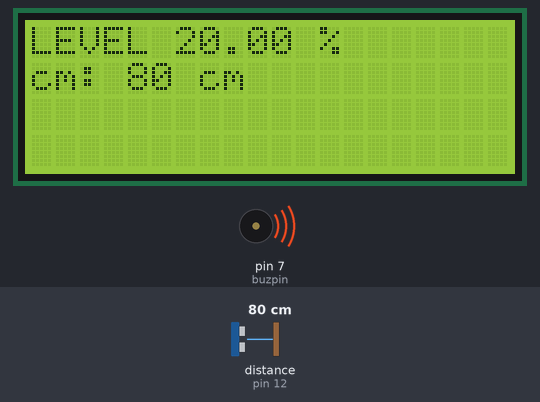
Bench run of a sketch on a simulated Arduino Uno, built with avr-gcc and run on an emulated ATmega328P. On the bench: 20×4 character LCD, buzzer (waves = sounding, pin HIGH). Wiring (inferred from the names in the program): ultrasonic range finder: trigger pin 13; echo pin 12. The test bench sets the inputs (shaded band); at power-on: distance to the obstacle (sensor on pin 12) 80 cm. The echo pulse lasts 58.3 µs per cm; pins used as bus, display or sensor lines are not drawn; what the sketch prints to the serial monitor is not drawn.

Above: at 1.2 s.
1.3 s: distance to the obstacle (sensor on pin 12) set to 2 cm
At 2.2 s:
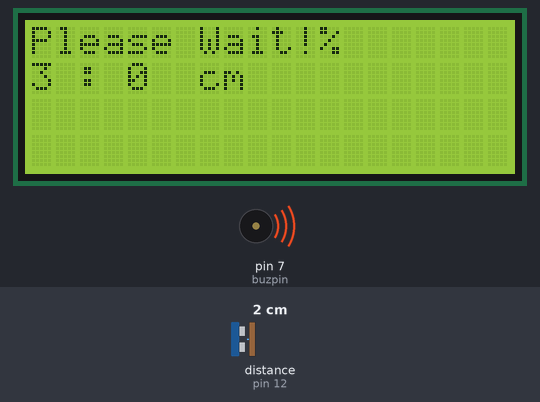
At 3.1 s:
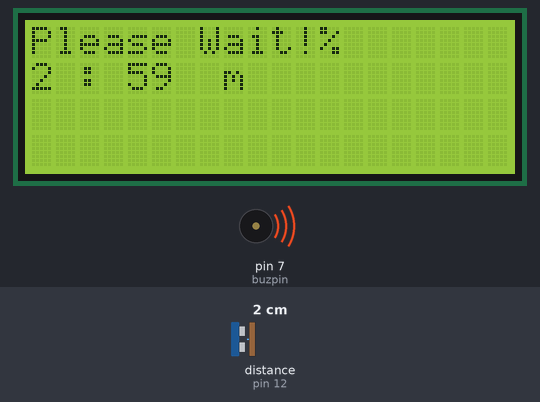
Timing chart, 0 to 4.6 s (numbered marks = the images above; inputs shaded):
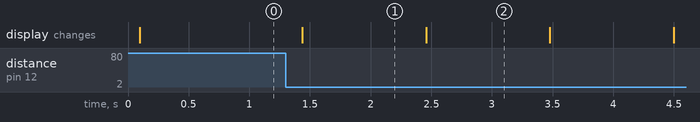

The sketch:

water_level_attempt_2.ino
```cpp
#include <Wire.h>
#include <LiquidCrystal_I2C.h>

LiquidCrystal_I2C lcd(0x27, 20, 4); // set the LCD address to 0x27 for a 16 chars and 2 line display
const int trigPin = 13;
const int echoPin = 12;
const int Lval = 100;
const int Hval = 20;
const int buzpin = 7;

void setup()
{
  lcd.init();                      // initialize the lcd
  Serial.begin(9600);
  pinMode(buzpin, OUTPUT);
  digitalWrite(buzpin, HIGH);
}

void loop()
{
  long duration, cm;
  float level;

  //    lcd.setCursor(0, 0);
  lcd.backlight();
  pinMode(trigPin, OUTPUT);

  delayMicroseconds(2);
  digitalWrite(trigPin, HIGH);
  delayMicroseconds(10);
  digitalWrite(trigPin, LOW);

  pinMode(echoPin, INPUT);
  duration = pulseIn(echoPin, HIGH);
  level = microsecondsToCentimeters(duration);
  Serial.print("Water Level: ");
  Serial.print(level);
  Serial.println("%");
  level = 100 - level;

  if (level >= 80) {
    level = 100;

  }
  if (level <= 0) {
    level = 0;
    lcd.setCursor(0, 0);
    lcd.print("Reserved Started");
  }

  if (level == 100)
  {
    int mint, sec;
    for (int j = 180; j >= 0; j--)
    {
      sec = j;
      lcd.setCursor(0, 0);
      lcd.print("Please Wait!");
      lcd.setCursor(0, 1);
      mint = j / 60;
      sec = sec - (mint * 60);
      lcd.print(mint);
      lcd.print(" : ");
      lcd.println(sec);
      delay(1000);
    }
    for (int i = 0; i < 10000; i++) {
      digitalWrite(buzpin, LOW);
      lcd.print("Tank Full!");
      lcd.backlight();
      delay(100);
      digitalWrite(buzpin, HIGH);
      lcd.clear();
      lcd.noBacklight();
      delay(100);
    }
  }
  if (level > 0) {
    lcd.setCursor(0, 0);
    lcd.print("LEVEL ");
    lcd.print(abs(level));
    lcd.print(" %       ");
  }
  lcd.setCursor(0, 1);
  lcd.print("cm: ");
  lcd.print(microsecondsToCentimeters(duration));
  lcd.print(" cm");

  delay(100);

}


long microsecondsToCentimeters(long microseconds)
{
  // The speed of sound is 340 m/s or 29 microseconds per centimeter.
  // The ping travels out and back, so to find the distance of the
  // object we take half of the distance travelled.
  return microseconds / 29 / 2;
}
```

Measured:
- after the input at 1.3 s, the display: changes after 0.14 s (image 1)
- what the display in image 1 shows lasts 1.1 s, from 1.4 s to 2.5 s
